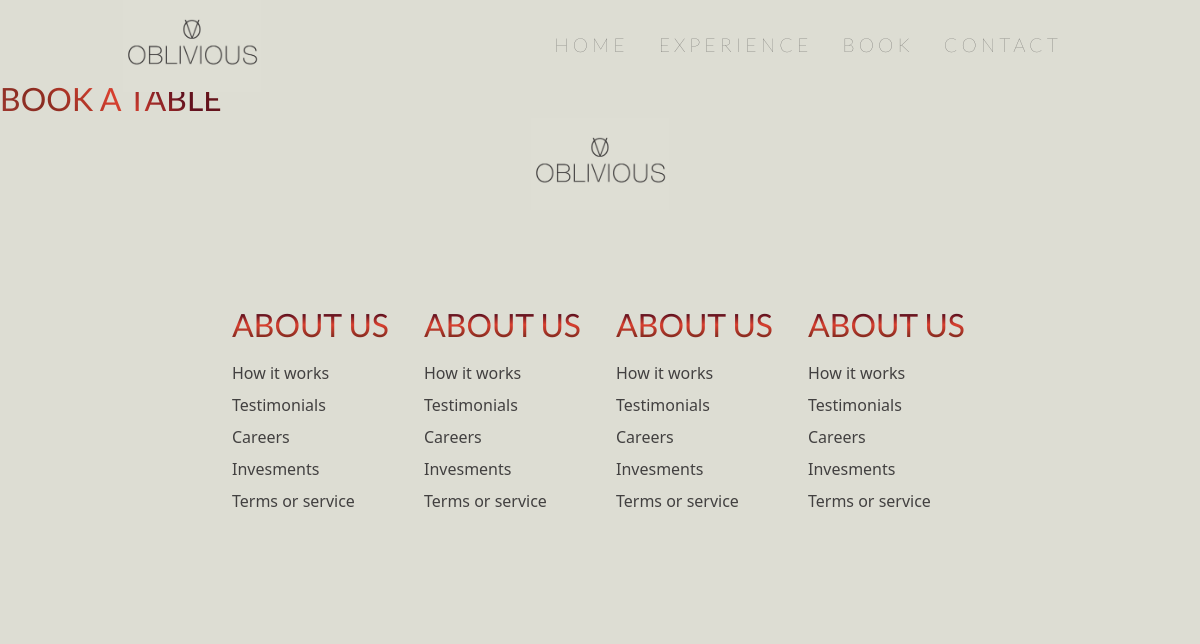
Page /book.html on the earlier database version.
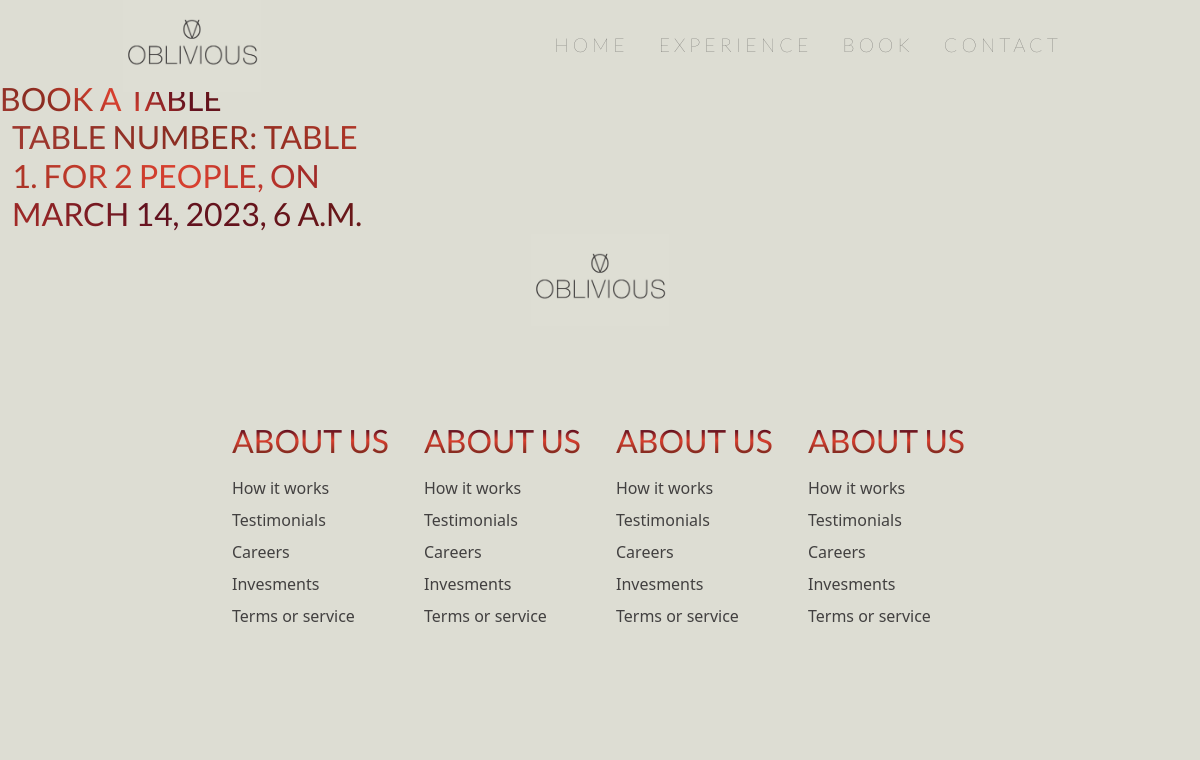
Same page on the later database version.
### booking/models.py (models this page shows)
class Booking(models.Model):
    user = models.ForeignKey(settings. AUTH_USER_MODEL, on_delete=models.CASCADE, null=False, blank=False,)
    table = models.ForeignKey(Table, on_delete=models.CASCADE)
    arrival_time = models.DateTimeField()
    departure_time = models.TimeField()
    def __str__(self):
        return f'{self.user} has booked {self.table} on {self.arrival_time}'

class Table(models.Model):
    TABLE_CATEGORIES = (
        ('TWO', 'TWO'),
        ('THREE', 'THREE'),
        ('FOUR', 'FOUR'),
        ('FIVE', 'FIVE'),
        ('GROUP', 'GROUP')
    )
    table_number = models.IntegerField()
    categotie = models.CharField(max_length=20, choices=TABLE_CATEGORIES)
    guests = models.IntegerField()
    def __str__(self):
        return f'table {self.table_number}. For {self.guests} people'

### booking/views.py (the view)
# urls.py: path('book.html', book, name='book_page'),
def book(request):
    submit_booking = Booking.objects.all()
    context = {
        'submit_booking': submit_booking
    }
    print(submit_booking)
    return render(request, "booking/book.html", context)

### booking/templates/booking/book.html (shortened to what this page needs)
<!DOCTYPE html>
<html lang="en">
{% load static %}
<head>
    <link rel="stylesheet" href="{% static 'css/main.css' %}">
    <link rel="stylesheet" href="{% static 'css/colors.css' %}">
    <link rel="stylesheet" href="{% static 'css/book.css' %}">
    <link href="https://cdn.jsdelivr.net/npm/bootstrap@5.3.0-alpha1/dist/css/bootstrap.min.css" rel="stylesheet">
</head>
<body>
    <div class="wrapper">
        <nav class="nav-bar">
            <div class="logo">
                 <img src="{% static 'images/oblivious-logo.jpg' %}" alt="image" class="logo-img" style="width: 138px;">
            </div>
                    <ul class="nav-items">
                        <li><a href="main.html">home</a></li>
                        <li><a href="experience.html">experience</a></li>
                        <li><a href="book.html">book</a></li>
                        <li><a href="contact.html">contact</a></li>
                    </ul>
        </nav>
    </div>
    {% block content %}
    <div class="booking-tittle">
        <h2 class="tittle">
            Book a table
        </h2>
        <div class="container-fluid">
            <div class="row">
                <div class="col-md-8">
                    <div class="row">
                        {% for Booking in submit_booking %}
                        <div class="col-md-6">
                        <h2>
                         Table number: {{ Booking.table }}, on {{ Booking.arrival_time }}
                        </h2>
                    </div>
                        {% endfor %}
                    </div>
                </div>
            </div>
        </div>
    </div>
       {% endblock %}
    <footer>
        <div class="logo-footer">
            <img src="{% static 'images/oblivious-logo.jpg' %}" alt="image" class="logo-img" style="width: 138px;">
       </div>
        <div class="footer__container">
            <div class="footer__links">
                <div class="footer__link-wrap">
                    <div class="footer__items">
                        <h2>About us</h2>
                        <a href="/">How it works</a>
                        <a href="/">Testimonials</a>
                        <a href="/">Careers</a>
                        <a href="/">Invesments</a>
                        <a href="/">Terms or service</a>
                    </div>
                    <div class="footer__items">
                        <h2>About us</h2>
                        <a href="/">How it works</a>
                        <a href="/">Testimonials</a>
                        <a href="/">Careers</a>
                        <a href="/">Invesments</a>
                        <a href="/">Terms or service</a>
                    </div>
                </div>
                <div class="footer__link-wrap">
                    <div class="footer__items">
                        <h2>About us</h2>
                        <a href="/">How it works</a>
                        <a href="/">Testimonials</a>
                        <a href="/">Careers</a>
                        <a href="/">Invesments</a>
                        <a href="/">Terms or service</a>
                    </div>
                    <div class="footer__items">
                        <h2>About us</h2>
                        <a href="/">How it works</a>
                        <a href="/">Testimonials</a>
                        <a href="/">Careers</a>
                        <a href="/">Invesments</a>
                        <a href="/">Terms or service</a>
                    </div>
                </div>
            </div>
        </div>
    </footer>
</body>
</html>

Differences in the rows shown:
added Booking: table "TABLE 1. FOR 2 PEOPLE", arrival_time "MARCH 14, 2023, 6 A.M."
